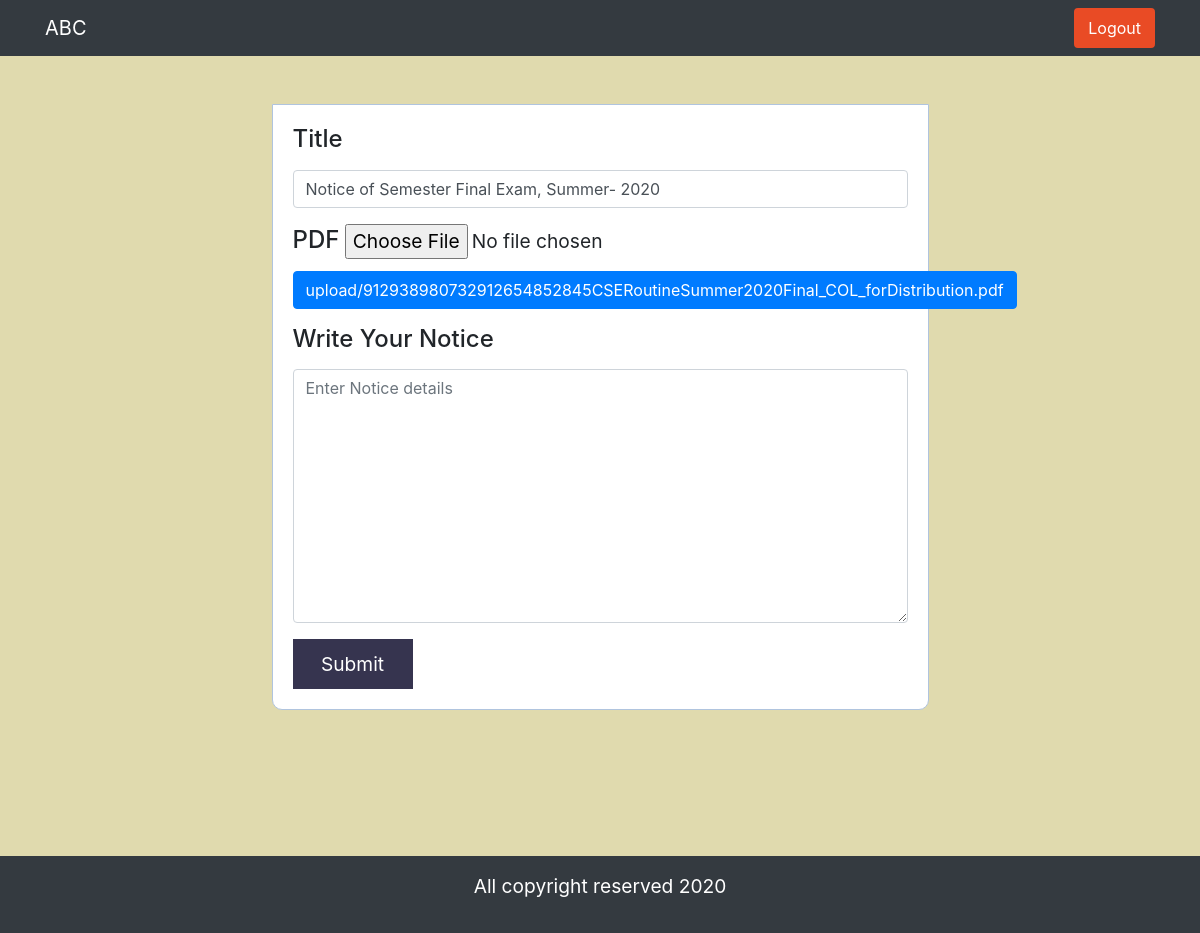
/admin/notice-edit.php?id=6, run on the app's committed database.
### tables this page shows
CREATE TABLE `notices` (
  `id` int(11) NOT NULL,
  `title` varchar(255) NOT NULL,
  `pdf` varchar(255) NOT NULL,
  `notice-details` text NOT NULL
);

### admin/notice-edit.php (the view, shortened to what this page needs)
<?php
    $id = $_GET['id'];
    $conn = mysqli_connect('localhost', 'root', '', 'cse');
    $sql = "SELECT * FROM notices WHERE id = '$id' ";
    $result = mysqli_query($conn,$sql);
    $data = mysqli_fetch_assoc($result);
?>
<!DOCTYPE html>
<html lang="en">
<head>
    <link rel="stylesheet" href="https://stackpath.bootstrapcdn.com/bootstrap/4.5.2/css/bootstrap.min.css">
    <link rel="stylesheet" href="style.css">
</head>
<body>
<nav class="navbar navbar-dark bg-dark">
    <div class="container">
      <a class="navbar-brand" href="#">ABC</a>
    <div>
      <ul class="navbar-nav mr-auto">
            <li class="nav-item">
            <a href="logout.php" class="btn  text-white">Logout</a>
            </li>
       </ul>
    </div>
    </div>
  </nav>
  <section class="edit">
  <div class="container py-5 ">
        <div class="row">
            <div class="col-lg-8 e">
                <form action="notice-update.php?id=<?php echo $id; ?>" enctype="multipart/form-data" method="POST">
                    <div class="form-group">
                        <label for="title"><h4>Title</h4></label>
                        <input type="text" name="title" class="form-control" placeholder="Title"  value = "<?php echo $data['title']?>" >
                    </div>
                    <div class="form-group">
                        <label for="pdf"><h4>PDF</h4></label>
                        <input type="file" name="pdf">
                        <a href="<?php echo $row['pdf']; ?>"  class="btn btn-primary">  <?php echo $data['pdf']; ?> </a>
                    </div>
                    <div class="form-group">
                        <label for="notice-details"><h4>Write Your Notice</h4></label>
                        <textarea name="notice-details" placeholder="Enter Notice details" class="form-control" cols="30" rows="10"></textarea>
                    </div>
                    <input type="submit" value="Submit" class="e-submit">
                </form>
            </div>
        </div>
    </div>
  </section>
  <footer class="text-center bg-dark py-3">
      <p class="text-white">All copyright reserved 2020</p>
  </footer>
</body>
</html>

### admin/style.css (style rules this page uses)
.navbar .btn { border: 2px solid #E94B25; background-color: #E94B25; }
.notice, .edit { background-color: #E0DAAE; min-height: 100vh; }
.e { margin: auto; }
.e-submit { width: 120px; height: 50px; background-color: #36344F; border: none; color: #ffffff; }
body { font-size: 120%; background: #F8F8FF; }
form { width: 90%; margin:0px auto; padding: 20px; border:1px solid #B0C4DE; background:white; border-radius: 0px 0px 10px 10px; }

### data on the page
notices: title "Notice of Semester Final Exam, Summer- 2020", pdf "upload/912938980732912654852845CSERoutineSummer2020Final_COL_forDistribution.pdf"
